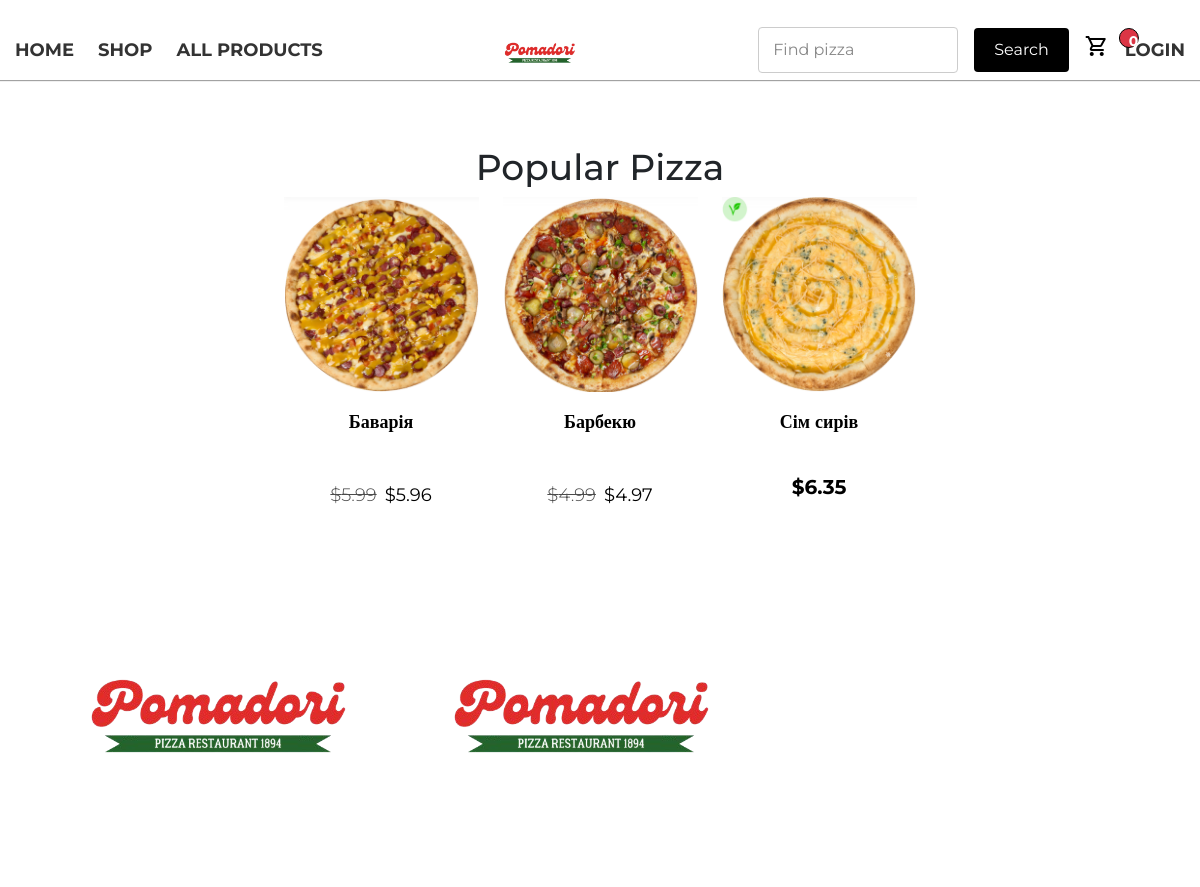
The page / on the database its author committed.
### main/models.py (models this page shows, shortened)
class Products(models.Model):
    category = models.ForeignKey(Category, related_name='products', on_delete=models.CASCADE)
    name = models.CharField(max_length=155)
    slug = models.SlugField(max_length=155)
    image = models.ImageField(upload_to='products/%Y/%m/%d', blank=True)
    description = models.TextField(blank=True)
    price = models.DecimalField(max_digits=10, decimal_places=2)
    available = models.BooleanField(default=True)
    created = models.DateTimeField(auto_now_add=True)
    updated = models.DateTimeField(auto_now=True)
    discount = models.DecimalField(default=0.00, max_digits=4, decimal_places=2)
    class Meta:
        ordering = ['name']
        indexes = [
            models.Index(fields=['id', 'slug']),
            models.Index(fields=['name']),
            models.Index(fields=['-created'])
        ]
    def get_absolute_url(self):
        return reverse('main:product_detail', args=[self.slug])
    def sell_price(self):
        if self.discount:
            return round(self.price - self.price * self.discount / 100, 2)
        return self.price

### main/views.py (the view)
# urls.py: path('',views.popular_list,name='popular_list'),
def popular_list(request):
    products=Products.objects.filter(available=True)[:3]
    return render(request,'main/index.html',{'products':products})

### cart/cart.py (called while the page is built)
    def __len__(self):
        return sum(item['quantity'] for item in self.cart.values())

### cart/context_processors.py (called while the page is built)
def cart(request):
    return {'cart':Cart(request)}

### main/templates/main/index.html (shortened to what this page needs)
{% extends "main/base.html" %}
{% load static %}
{% block content %}
<section class="home d-flex flex-column">
    <div class="home-recomendation">
        <div class="rec-title">
            <h3><span>Popular Pizza</span></h3>
        </div>
    </div>
    <div class="home-cards d-flex gap-4">
        {% for product in products %}
        <a href="{{ product.get_absolute_url }}" class="home-cards d-flex flex-column align-items-center text-center">
            <img src="{{ product.image.url }}" class="card-img" alt="">
            <h5 class="title-card">{{ product.name }}</h5>
            {% if product.discount %}
            <div class="cart-discount d-flex gap-2">
                <p class="line"> ${{ product.price }}</p>
                <p> ${{ product.sell_price }}</p>
            </div>
            {% else %}
                <p class="price"> ${{ product.price }}</p>
            {% endif %}
        </a>
    {% endfor %}
    </div>
</section>
<img src="{% static 'img/pizza_logo.png' %}"class="pizza_logo" alt="">
<img src="{% static 'img/pizza_logo.png' %}"class="subtitle" alt="">
{% endblock content %}

### main/static/css/base.css (style rules this page uses)
:root { --box-shadow: 0px 1px 1px rgba(0,0,0,0.363); }
body { font-family: "Montserrat", serif; font-size: 18px; padding: 0; margin: 0; overflow-x: hidden; }
a { text-decoration: none; color: #000; }
h3 { font-size: 36px; }
h5 { font-size: 18px; margin: 0; font-weight: 600; }
.home { align-items: center; }
.title-card { max-width: 185px; margin-top: 20px; min-height: 70px; }
.card-img { width: 195px; height: 195px; }
.price { font-size: 20px; font-weight: 700; margin-top: -10px; }
.line { opacity: 0.7; text-decoration: line-through; font-weight: 300; }

### rows shown on the page
Products: image (picture), name "Баварія", price "5.99", sell_price "5.96"
Products: image (picture), name "Барбекю", price "4.99", sell_price "4.97"
Products: image (picture), name "Сім сирів", price "6.35"
